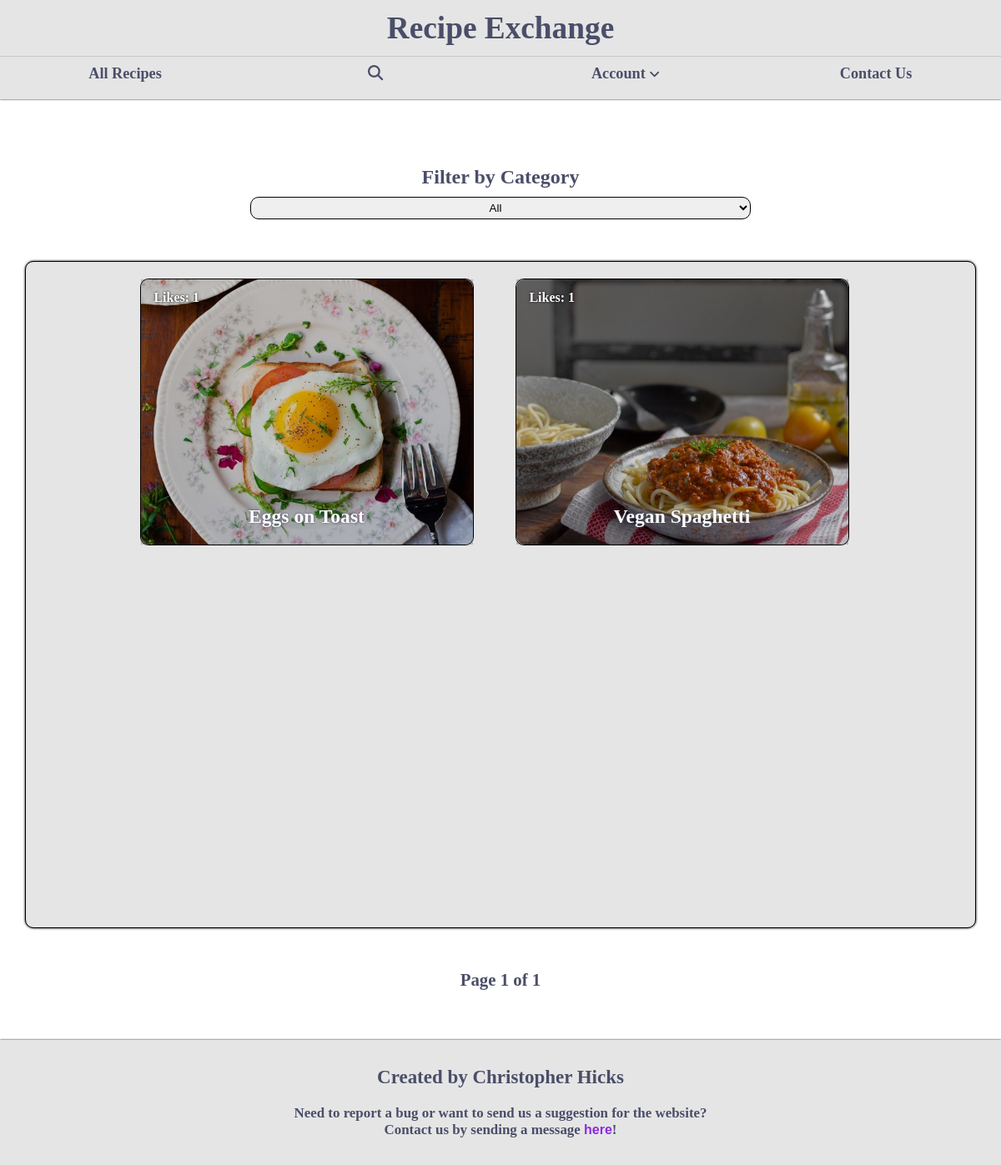
Page /my-recipes/ (signed in) on the earlier database version.
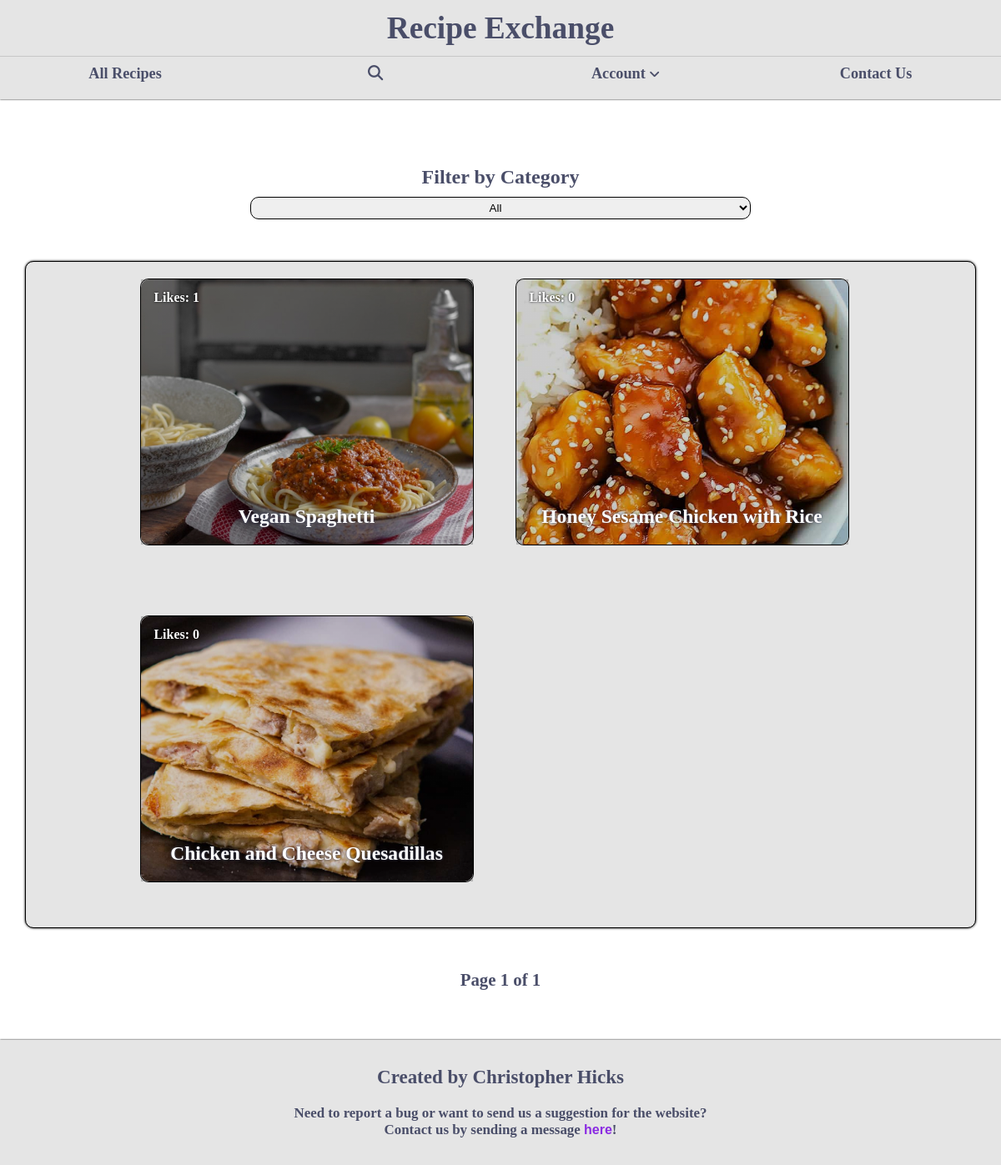
Same page on the later database version.
### recipe_share/models.py (models this page shows, shortened)
class UserRecipe(models.Model):
    difficulty_options = [
        ('Beginner', 'Beginner'),
        ('Intermediate', 'Intermediate'),
        ('Advanced', 'Advanced'),
    ]
    recipe_name = models.CharField(max_length=75, help_text='Please give your recipe a good name | Max Characters 75')
    recipe_category = models.ForeignKey(RecipeCategory, on_delete=models.SET_NULL, null=True, help_text='Please choose category for your recipe')
    recipe_picture = models.ImageField(upload_to='recipe-images/', default='', null=True, blank=True, help_text="Please take a good picture of recipes final product and include it here")
    recipe_difficulty = models.CharField(max_length=13, choices=difficulty_options, help_text="Please choose difficulty that matches your recipe the best")
    instructions = models.TextField(validators=[MaxLengthValidator(3000)], help_text="Please carefully explain instructions for your recipe | Please use to enter to go down a line to between each step | Max Characters 3000")
    recipe_ingredients = models.TextField(validators=[MaxLengthValidator(1000)], help_text="Please include all ingredients for this recipe | Please use to enter to go down a line to between each step | Max Characters 1000")
    required_equipment = models.TextField(validators=[MaxLengthValidator(1000)], help_text="Please include all equipment needed for this recipe | Please use enter to go down a line between in each piece of equipment | Max Characters 1000")
    created_at = models.DateField(auto_now_add=True, editable=False, null=True)
    created_by = models.ForeignKey(User, on_delete=models.CASCADE, related_name='recipes', editable=False, null=True)
    likes = models.ManyToManyField(User, related_name='liked_posts', blank=True)
    def total_likes(self):
            return self.likes.count()

### recipe_share/views.py (the view)
# urls.py: path('my-recipes/', views.my_recipes, name='my-recipes'),
def my_recipes(request):
    user = request.user
    filter = request.POST.get('category')
    recipes = get_list_or_404(UserRecipe, created_by=user)
    if request.method == 'POST':
        if filter != None or filter != 'All':
            recipes = UserRecipe.objects.filter(recipe_category__name=filter, created_by=user)
    paginator = Paginator(recipes, 9)
    page_number = request.GET.get('page')
    recipes = paginator.get_page(page_number)
    categories = RecipeCategory.objects.all()
    return render(request, 'my-recipes.html', {'recipes':recipes, 'categories':categories, 'filter':filter})

### recipe_share/templates/my-recipes.html (shortened to what this page needs)
{% extends "base.html" %}
{% load static %}
{% block content %}
<head>
    <link rel="stylesheet" href="{% static 'css/my-recipes.css' %}">
</head>
<section id="filter-container">
    <h2>Filter by Category</h2>
    <form action="{% url 'my-recipes'%}" method="POST">
        <select name="category" id="filter" name="search-filter" onchange="this.form.submit()">
            <option value="All">All</option>
        </select>
    </form>
</section>
<section id="recipes-container">
    <div id="recipes-box">
    {% for recipe in recipes %}
        <a href="{% url 'view-recipe' recipe.id %}?next={{ request.path }}">
            <div class="recipe-card">
                {% if recipe.recipe_picture %}
                <img src="{{ recipe.recipe_picture.url }}" alt="Image for recipe named {{recipe.recipe_name}}">
                {% else %}
                <img src="{% static 'images/image-placeholder.png' %}" alt="Image filler for recipe named {{recipe.recipe_name}}">
                {% endif %}
                <h4 class="likes">Likes: {{ recipe.total_likes }}</h4>
                <h4 class="recipe-name">{{ recipe.recipe_name }}</h4>
            </div>
        </a>
    {% endfor %}
    </div>
</section>
<div class="pages">
    <span>
        Page {{ recipes.number }} of {{ recipes.paginator.num_pages }}
    </span>
</div>
{% endblock content %}

### recipe_share/templates/base.html (shortened to what this page needs)
<!DOCTYPE html>
<html lang="en">
{% load static %}
<head>
    <link rel="stylesheet" href="{% static 'css/base.css' %}">
    <link rel="stylesheet" href="https://cdnjs.cloudflare.com/ajax/libs/font-awesome/6.7.2/css/all.min.css">
</head>
<body>
    {% block header %}
    <header id="base-header">
        <h1 id="nav-header-text"><a href="{% url 'homepage'%}">Recipe Exchange</a></h1>
        <nav id="navbar">
            <ul id="nav-list">
                <li class="nav-item"><a href="{% url 'recipes' 'All' %}" class="nav-link">All Recipes</a></li>
                <li class="nav-item"><a href="#" class="search-icon nav-link"><i class="fa fa-search"></i></a></li>
                {% if user.is_authenticated %}
                <li class="nav-item dropdown-button"><span class="button">Account <i class="fas fa-angle-down down" id="arrow"></i></span>
                </li>
                {% else %}
                <li class="nav-item"><a href="{% url  'login' %}" class="nav-link">Login</a></li>
                {% endif %}
                <li class="nav-item"><a href="#contact-info-msg" class="nav-link">Contact Us</a></li>
            </ul>
        </nav>
    </header>
    {% endblock header %}
    <main id="base-main">
        <section id="page-content">
    {% block content %}
    {% endblock content %}
        </section>
    </main>
    {% block footer %}
    <footer id="base-footer">
        <h2 id="credits">Created by Christopher Hicks</h2>
        <h3 id="contact-info-msg">Need to report a bug or want to send us a suggestion for the website? <br>Contact us by sending a message <button type="button" id="contact-dropdown-button">here</button>!</h3>
    </footer>
    {% endblock footer %}
</body>
</html>

### static/css/base.css (style rules this page uses)
* { margin: 0; padding: 0; box-sizing: border-box; }
body { display: grid; grid-template-rows: auto auto auto; }
#base-header { background-color: #e5e5e5; display: flex; flex-direction: column; text-align: center; align-items: center; gap: 10px; box-shadow: 0px 0px 2px black; position: relative; }
#nav-header-text a { text-decoration: none; color: #4a4e69; }
#navbar { width: 100%; margin-bottom: 10px; }
#nav-list { list-style-type: none; display: grid; grid-template-columns: repeat(4, 1fr); align-items: center; font-weight: bold; font-size: clamp(0.75rem, 0.62rem + 0.693vw, 1.4rem); }
.down, .up { font-size: .8em; }
.dropdown-button { position: relative; }
main { min-height: 100vh; width: 100%; padding: 30px 0; }
#page-content { max-width: 1440px; width: 100%; margin: 0 auto; }
#base-footer { min-height: 150px; background-color: #e5e5e5; display: flex; flex-direction: column; justify-content: center; align-items: center; box-shadow: 0px 0px 2px black; color: #4a4e69; }
#credits { margin: 20px 0; text-align: center; font-size: clamp(1.2rem, 1.121rem + 0.421vw, 1.5rem); }
#contact-info-msg { text-align: center; margin-bottom: 20px; font-size: clamp(0.9rem, 0.847rem + 0.281vw, 1.1rem); }

### static/css/my-recipes.css (style rules this page uses)
#page-content { display: flex; align-items: center; flex-direction: column; }
#filter-container { width: 100%; margin: 50px auto; text-align: center; color: #4a4e69; }
#filter-container h2 { margin-bottom: 10px; color: #4a4e69; }
#recipes-container { display: flex; justify-content: center; background-color: #e5e5e5; border: 1px solid black; border-radius: 10px; position: relative; text-align: center; box-shadow: 0px 0px 3px black; padding: 20px; width: 95%; height: 800px; overflow-y: auto; scrollbar-gutter: stable; }
#recipes-box { display: grid; grid-template-columns: repeat(auto-fit, minmax(200px, 400px)); width: 100%; justify-content: center; align-items: start; gap: 50px; }
.recipe-name { padding: 10px 2px; font-size: clamp(1rem, 0.842rem + 0.842vw, 1.6rem); position: absolute; bottom: 3%; color: white; text-shadow: 0px 0px 3px #4a4e69; width: 100%; overflow-x: hidden; text-overflow: ellipsis; }
.recipe-card { width: 100%; height: 100%; border: none; border-radius: 10px; display: flex; justify-content: center; align-items: center; position: relative; }
.recipe-card:after { position: absolute; background: linear-gradient(rgba(0, 0, 0, 0.2), rgba(0, 0, 0, 0.2)); content: ""; top: 0; left: 0; width: 100%; height: 100%; }
.recipe-card img { width: 100%; height: 100%; border: none; border-radius: 10px; object-fit: cover; object-position: center; }
.likes { position: absolute; top: 4%; left: 4%; color: white; text-shadow: 0px 0px 3px black; }
.likes, .recipe-name { z-index: 10; }
.pages { margin: 50px 0 30px 0; display: flex; align-items: center; gap: 20px; }
.pages span { font-size: 1.3rem; color: #4a4e69; font-weight: bold; }

Differences in the rows shown:
removed UserRecipe: recipe_picture (picture), total_likes "1", recipe_name "Eggs on Toast"
added UserRecipe: recipe_picture (picture), total_likes "0", recipe_name "Honey Sesame Chicken with Rice"
added UserRecipe: recipe_picture (picture), total_likes "0", recipe_name "Chicken and Cheese Quesadillas"
